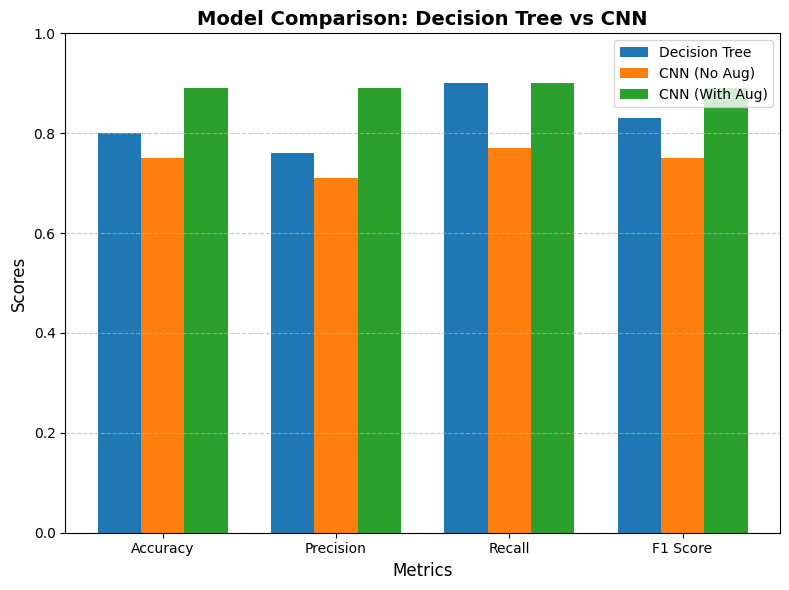
#> input picture ml vs cnn.png, 789 x 590 px
$ python -i augmenatation.py   (imports and definitions only)
#> lines starting #> are read from the running program, lines starting #| are printed output that depends on the picture
#> further down, picture is the input picture: PIL image 789x590 RGBA; mean R, G, B, A 181.4, 196.3, 170.8, 255
import os
import argparse
import random
import math
import uuid
from pathlib import Path
from pillow_heif import register_heif_opener

# [1 line not run here, left out]

import pandas as pd
from PIL import Image, ImageOps

# [5 lines left out: function safe_join, not called in this run]

def ensure_dir_for_file(filepath: Path):
    filepath.parent.mkdir(parents=True, exist_ok=True)

def augment_once(img: Image.Image):
    """
    Apply a random combination of flipping, rotation, and scaling,
    then return an image resized back to the original size.
    """
    w0, h0 = img.size
#> w0 = 789; h0 = 590
    out = img.copy()

    # --- Random flips ---
    if random.random() < 0.5:
        out = ImageOps.mirror(out)  # horizontal flip
    if random.random() < 0.2:
        out = ImageOps.flip(out)    # vertical flip (rarer)

    # --- Random rotation ---
    # Choose a small-to-moderate angle to avoid heavy cropping artifacts
    angle_choices = [-30, -20, -15, -10, -5, 5, 10, 15, 20, 30]
    angle = random.choice(angle_choices)
    # rotate with expansion then resize back
    out = out.rotate(angle, resample=Image.BICUBIC, expand=True)
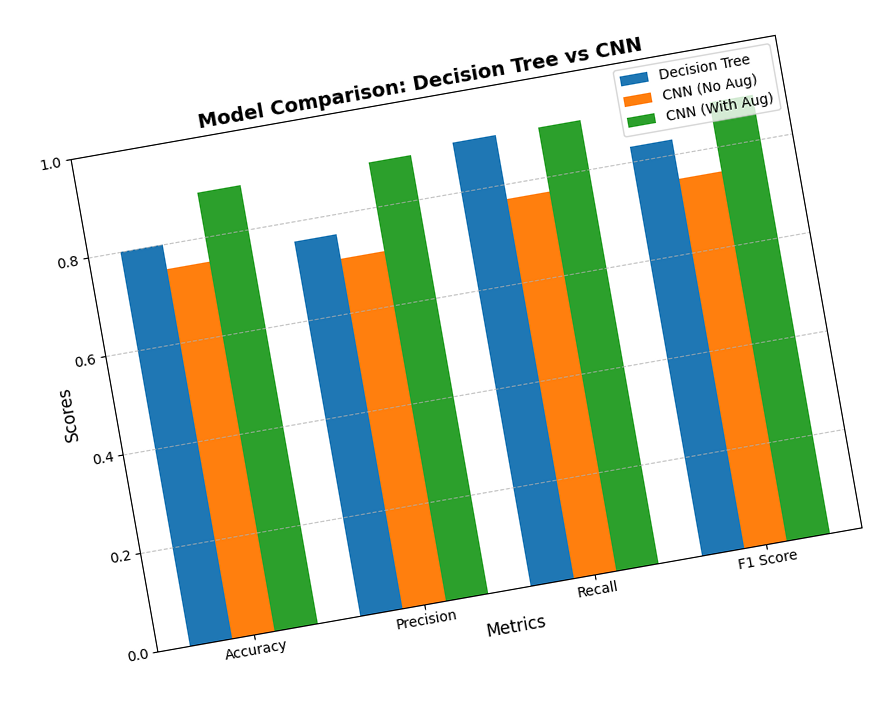
#> out: PIL image 881x720 RGBA; mean R, G, B, A 132.7, 143.8, 125.1, 187.1; transparent parts drawn white

    # --- Random scaling ---
    # Scale 0.85x–1.2x, then fit back to original canvas
    scale = random.uniform(0.85, 1.2)
    new_w = max(1, int(out.size[0] * scale))
#> new_w = 761
    new_h = max(1, int(out.size[1] * scale))
#> new_h = 622
    out = out.resize((new_w, new_h), resample=Image.BICUBIC)
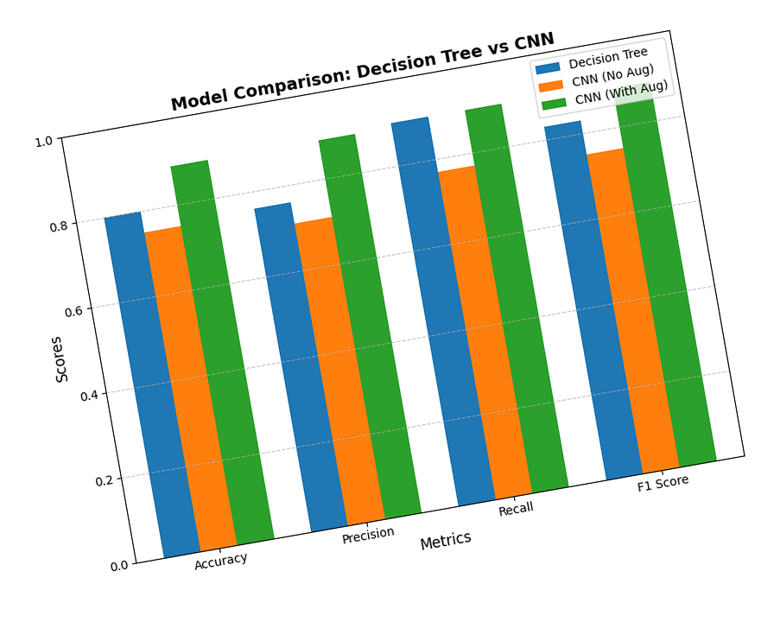
#> out: PIL image 761x622 RGBA; mean R, G, B, A 133.3, 144.4, 125.7, 187.1; transparent parts drawn white

    # --- Fit back to original size (center crop or pad) ---
    # 1) If larger than target, center-crop; if smaller, pad with edge pixels
    # Create a canvas and paste centered
    canvas = Image.new(mode=out.mode, size=(w0, h0))
#> canvas: PIL image 789x590 RGBA; every value is 0
    # If image smaller, first paste centered; if larger, crop
    if new_w >= w0 and new_h >= h0:
        # center-crop out to (w0,h0)
        left = (new_w - w0) // 2
        top = (new_h - h0) // 2
        out = out.crop((left, top, left + w0, top + h0))
        return out
    else:
        # paste centered; if one dimension larger, crop to fit after paste
        x = (w0 - new_w) // 2
#> x = 14
        y = (h0 - new_h) // 2
#> y = -16
        canvas.paste(out, (x, y))
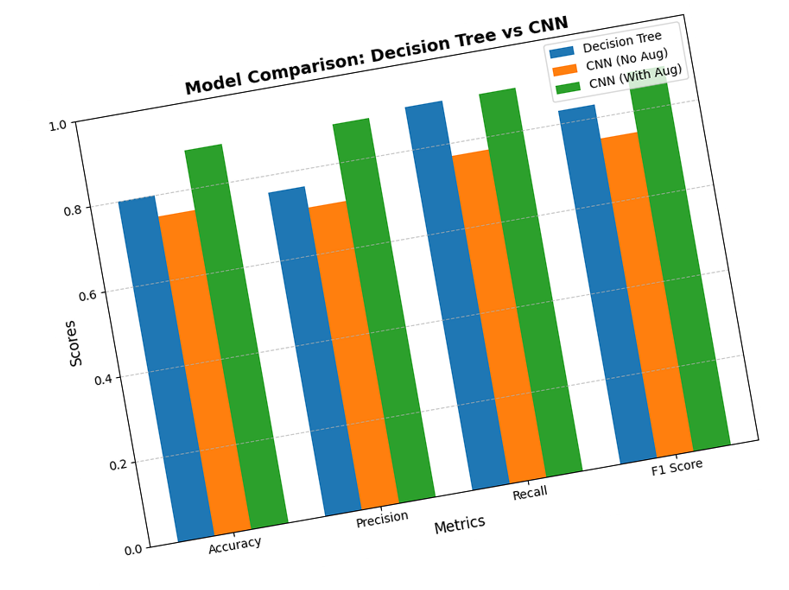
#> canvas: PIL image 789x590 RGBA; mean R, G, B, A 134.8, 146.1, 127.1, 189.5; transparent parts drawn white
        return canvas

# [95 lines left out: functions make_unique_name, main, not called in this run]

# [2 lines not run here, left out]

>>> from PIL import Image
>>> picture = Image.open('ml vs cnn.png')
>>> result = augment_once(picture)
